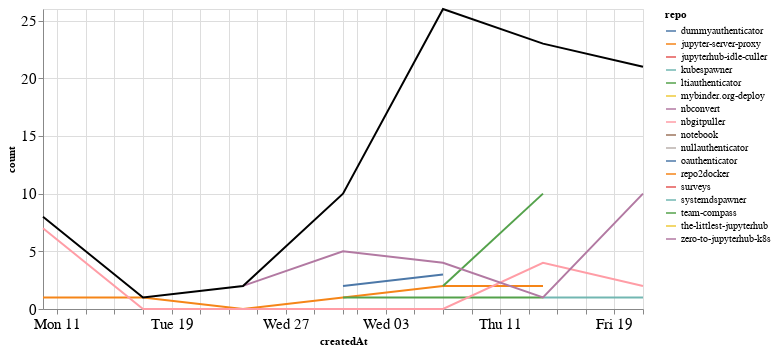

Notebook cell for this chart:
### Markdown cell above
### Comments

### Code cell
comments_time = comments.groupby('repo').resample('W', on='createdAt').count()['author'].reset_index()
comments_time = comments_time.rename(columns={'author': 'count'})
comments_time_total = comments_time.groupby('createdAt').agg({"count": "sum"}).reset_index()
ch1 = alt.Chart(comments_time, width=600).mark_line().encode(
    x='createdAt',
    y='count',
    color='repo',
    tooltip="repo"
)

ch2 = alt.Chart(comments_time_total, width=600).mark_line(color="black").encode(
    x='createdAt',
    y='count',
)

ch1 + ch2

### Figure 1 — Vega-Lite specification as saved in the notebook (floating-point values rounded to 4 significant figures)
{"config": {"axisLeft": {"labelFontSize": 15}, "axisBottom": {"labelFontSize": 15}}, "layer": [{"data": {"name": "data-9d195f34221bd8c50512a7354ce635fa"}, "mark": "line", "encoding": {"color": {"type": "nominal", "field": "repo"}, "tooltip": {"type": "nominal", "field": "repo"}, "x": {"type": "temporal", "field": "createdAt"}, "y": {"type": "quantitative", "field": "count"}}, "width": 600}, {"data": {"name": "data-50b17b46525463828e543c4828ce941d"}, "mark": {"type": "line", "color": "black"}, "encoding": {"x": {"type": "temporal", "field": "createdAt"}, "y": {"type": "quantitative", "field": "count"}}, "width": 600}], "$schema": "https://vega.github.io/schema/vega-lite/v4.8.1.json", "datasets": {"data-9d195f34221bd8c50512a7354ce635fa": [{"repo": "dummyauthenticator", "createdAt": "2021-02-14T00:00:00", "count": 1}, {"repo": "jupyter-server-proxy", "createdAt": "2021-01-10T00:00:00", "count": 1}, {"repo": "jupyter-server-proxy", "createdAt": "2021-01-17T00:00:00", "count": 1}, {"repo": "jupyter-server-proxy", "createdAt": "2021-01-24T00:00:00", "count": 0}, {"repo": "jupyter-server-proxy", "createdAt": "2021-01-31T00:00:00", "count": 1}, {"repo": "jupyter-server-proxy", "createdAt": "2021-02-07T00:00:00", "count": 2}, {"repo": "jupyter-server-proxy", "createdAt": "2021-02-14T00:00:00", "count": 2}, {"repo": "jupyterhub-idle-culler", "createdAt": "2021-01-31T00:00:00", "count": 1}, {"repo": "kubespawner", "createdAt": "2021-02-21T00:00:00", "count": 6}, {"repo": "ltiauthenticator", "createdAt": "2021-01-31T00:00:00", "count": 1}, {"repo": "ltiauthenticator", "createdAt": "2021-02-07T00:00:00", "count": 1}, {"repo": "ltiauthenticator", "createdAt": "2021-02-14T00:00:00", "count": 1}, {"repo": "mybinder.org-deploy", "createdAt": "2021-02-14T00:00:00", "count": 1}, {"repo": "nbconvert", "createdAt": "2021-02-07T00:00:00", "count": 12}, {"repo": "nbgitpuller", "createdAt": "2021-01-10T00:00:00", "count": 7}, {"repo": "nbgitpuller", "createdAt": "2021-01-17T00:00:00", "count": 0}, {"repo": "nbgitpuller", "createdAt": "2021-01-24T00:00:00", "count": 0}, {"repo": "nbgitpuller", "createdAt": "2021-01-31T00:00:00", "count": 0}, {"repo": "nbgitpuller", "createdAt": "2021-02-07T00:00:00", "count": 0}, {"repo": "nbgitpuller", "createdAt": "2021-02-14T00:00:00", "count": 4}, {"repo": "nbgitpuller", "createdAt": "2021-02-21T00:00:00", "count": 2}, {"repo": "notebook", "createdAt": "2021-02-07T00:00:00", "count": 2}, {"repo": "nullauthenticator", "createdAt": "2021-02-14T00:00:00", "count": 1}, {"repo": "oauthenticator", "createdAt": "2021-01-31T00:00:00", "count": 2}, {"repo": "oauthenticator", "createdAt": "2021-02-07T00:00:00", "count": 3}, {"repo": "repo2docker", "createdAt": "2021-02-21T00:00:00", "count": 1}, {"repo": "surveys", "createdAt": "2021-02-21T00:00:00", "count": 1}, {"repo": "systemdspawner", "createdAt": "2021-02-14T00:00:00", "count": 1}, {"repo": "systemdspawner", "createdAt": "2021-02-21T00:00:00", "count": 1}, {"repo": "team-compass", "createdAt": "2021-02-07T00:00:00", "count": 2}, {"repo": "team-compass", "createdAt": "2021-02-14T00:00:00", "count": 10}, {"repo": "the-littlest-jupyterhub", "createdAt": "2021-02-14T00:00:00", "count": 1}, {"repo": "zero-to-jupyterhub-k8s", "createdAt": "2021-01-24T00:00:00", "count": 2}, {"repo": "zero-to-jupyterhub-k8s", "createdAt": "2021-01-31T00:00:00", "count": 5}, {"repo": "zero-to-jupyterhub-k8s", "createdAt": "2021-02-07T00:00:00", "count": 4}, {"repo": "zero-to-jupyterhub-k8s", "createdAt": "2021-02-14T00:00:00", "count": 1}, {"repo": "zero-to-jupyterhub-k8s", "createdAt": "2021-02-21T00:00:00", "count": 10}], "data-50b17b46525463828e543c4828ce941d": [{"createdAt": "2021-01-10T00:00:00", "count": 8}, {"createdAt": "2021-01-17T00:00:00", "count": 1}, {"createdAt": "2021-01-24T00:00:00", "count": 2}, {"createdAt": "2021-01-31T00:00:00", "count": 10}, {"createdAt": "2021-02-07T00:00:00", "count": 26}, {"createdAt": "2021-02-14T00:00:00", "count": 23}, {"createdAt": "2021-02-21T00:00:00", "count": 21}]}}
